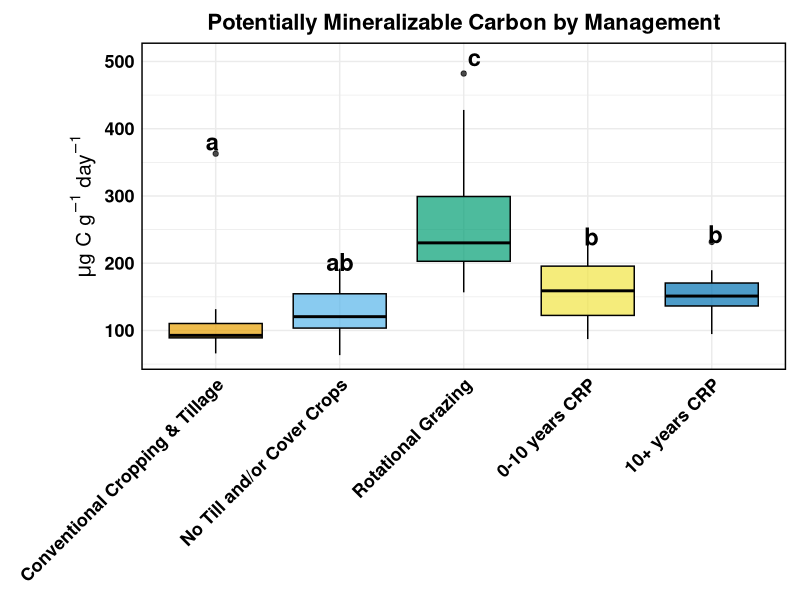
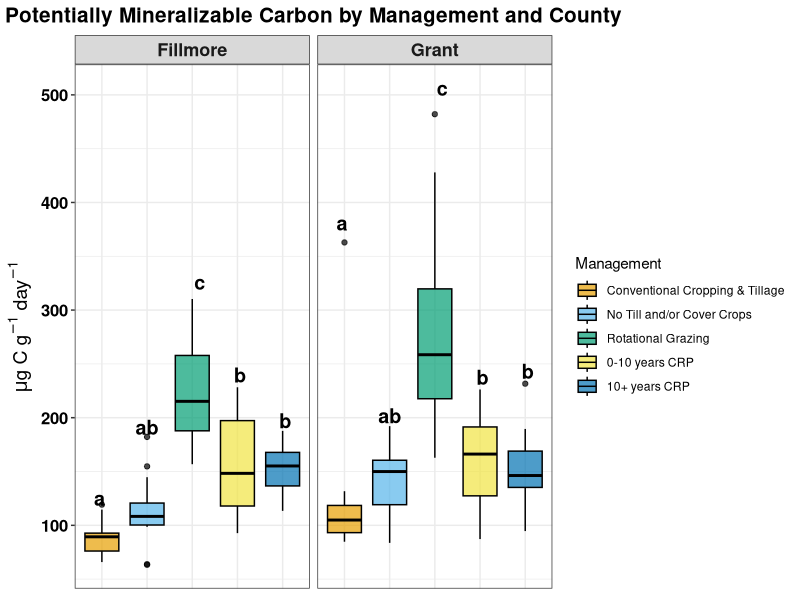
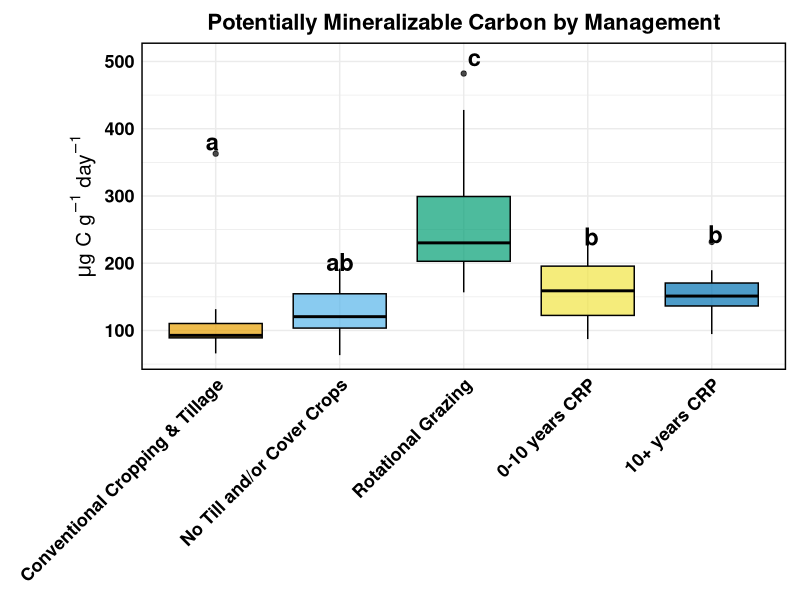
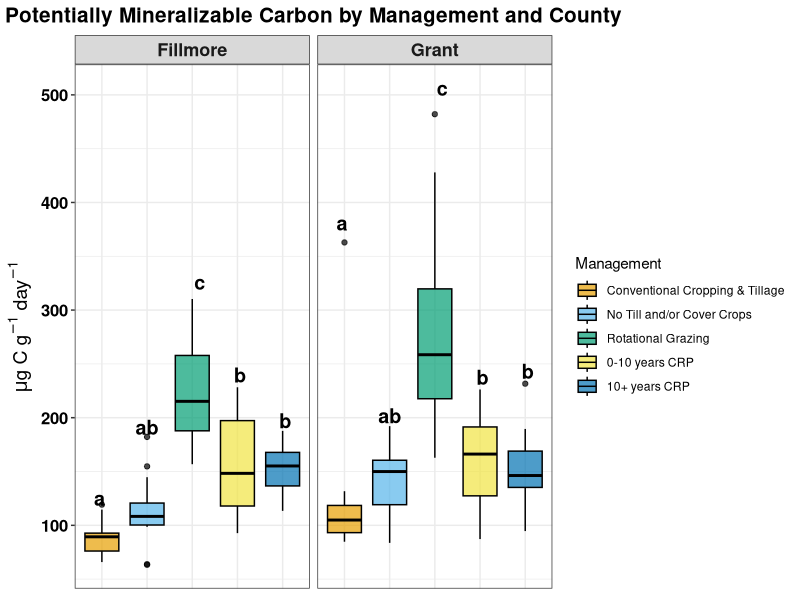

The R script that drew these images, in order:
# DRACE 2024 — PMC (Potentially Mineralizable Carbon)
library(dplyr)
library(lme4)
library(lmerTest)
library(emmeans)
library(multcomp)
library(ggplot2)

# PART 1 — Import, recode, and average the 3 reps per UID

pmc24 <- read.csv("PMC_DR2024_all_calcs_01July2025_complete.csv", stringsAsFactors = FALSE)

# Same abbreviation issue as ACE: "SH"/"RG" alongside spelled-out labels.
pmc24 <- pmc24 %>%
  mutate(type = recode(type, "SH" = "Soil_Health", "RG" = "Rotational_Grazing"))

# Average the 3 technical replicates per UID. na.rm = TRUE handles the
# few rows where one of the 3 reps came back NA (a failed reading),
# rather than discarding the whole UID.
pmc24_avg <- pmc24 %>%
  dplyr::rename(UID = sample.id, Farmer = farmer, Type = type) %>%
  group_by(UID, Farmer, Type) %>%
  summarise(ugC.g.day = mean(ugC.g.day, na.rm = TRUE), .groups = "drop")

# County isn't in this reduced table, but it's recoverable from the UID
# prefix (DRWI = Grant, DRMN = Fillmore), consistent with every other
# dataset in this project. Flagging this as inferred, not given directly.
pmc24_avg <- pmc24_avg %>%
  mutate(County = ifelse(grepl("^DRMN", UID), "Fillmore", "Grant"))

pmc24_avg$Type <- factor(
  pmc24_avg$Type,
  levels = c("Conventional", "Soil_Health", "Rotational_Grazing", "New_CRP", "Old_CRP")
)

# Same Field-ID fix as ACE/POXC: RLH_Inc and UW_AG each farm two
# different fields under two different management types.
pmc24_avg <- pmc24_avg %>%
  mutate(Field = paste(Farmer, Type, sep = "_"))

cat("UIDs after averaging:", nrow(pmc24_avg), "\n")
cat("Distinct fields:", n_distinct(pmc24_avg$Field), "(expect 31)\n")
stopifnot(n_distinct(pmc24_avg$Field) == 31)

# PART 2 — Mixed model
model_PMC     <- lmer(ugC.g.day ~ Type + (1 | Field), data = pmc24_avg)
model_PMC_log <- lmer(log(ugC.g.day) ~ Type + (1 | Field), data = pmc24_avg)

shapiro_raw <- shapiro.test(residuals(model_PMC))
shapiro_log <- shapiro.test(residuals(model_PMC_log))
cat("Shapiro-Wilk, raw-scale residuals:  p =", signif(shapiro_raw$p.value, 3), "\n")
cat("Shapiro-Wilk, log-scale residuals:  p =", signif(shapiro_log$p.value, 3), "\n")

use_log <- shapiro_log$p.value > shapiro_raw$p.value
final_model <- if (use_log) model_PMC_log else model_PMC
cat("Using", if (use_log) "LOG-transformed" else "RAW-scale", "model for inference.\n\n")

summary(final_model)
#emmeans
emm_PMC       <- emmeans(final_model, "Type")
emm_PMC_table <- summary(emm_PMC, type = "response")
cld_PMC       <- cld(emm_PMC, Letters = letters, adjust = "sidak")

print(emm_PMC_table)
print(cld_PMC)

mean_col <- if ("response" %in% names(emm_PMC_table)) "response" else "emmean"

PMC_summary <- as.data.frame(emm_PMC_table) %>%
  dplyr::select(Type, Mean = !!mean_col) %>%
  dplyr::left_join(
    as.data.frame(cld_PMC) %>% dplyr::select(Type, CLD = .group),
    by = "Type"
  )

print(PMC_summary)

## PART 3 — Plots

type_labels <- c(
  "Conventional"        = "Conventional Cropping & Tillage",
  "Soil_Health"         = "No Till and/or Cover Crops",
  "Rotational_Grazing"  = "Rotational Grazing",
  "New_CRP"             = "0-10 years CRP",
  "Old_CRP"             = "10+ years CRP"
)

fill_colors <- c(
  "Conventional"        = "#E69F00",
  "Soil_Health"         = "#56B4E9",
  "Rotational_Grazing"  = "#009E73",
  "New_CRP"             = "#F0E442",
  "Old_CRP"             = "#0072B2"
)

label_positions <- pmc24_avg %>%
  group_by(Type) %>%
  summarise(y_pos = max(ugC.g.day, na.rm = TRUE) * 1.05, .groups = "drop") %>%
  dplyr::left_join(PMC_summary %>% dplyr::select(Type, CLD), by = "Type")

p_overall <- ggplot(pmc24_avg, aes(x = Type, y = ugC.g.day, fill = Type)) +
  geom_boxplot(color = "black", alpha = 0.7) +
  geom_text(
    data = label_positions,
    aes(x = Type, y = y_pos, label = CLD),
    inherit.aes = FALSE, size = 6, fontface = "bold", color = "black"
  ) +
  scale_x_discrete(labels = type_labels) +
  scale_fill_manual(values = fill_colors, guide = "none") +
  labs(
    title = "Potentially Mineralizable Carbon by Management",
    x = NULL,
    y = expression(paste(mu, "g C g"^-1, " day"^-1))
  ) +
  theme_minimal() +
  theme(
    axis.text.x = element_text(angle = 45, hjust = 1, size = 13, face = "bold", color = "black"),
    axis.text.y = element_text(size = 13, face = "bold", color = "black"),
    axis.title.y = element_text(size = 15, face = "bold"),
    plot.title = element_text(size = 16, face = "bold", hjust = 0.5),
    panel.border = element_rect(color = "black", fill = NA, linewidth = 1),
    plot.margin = margin(t = 10, r = 10, b = 10, l = 50)
  )
print(p_overall)
ggsave("PMC_overall_boxplot.png", p_overall, width = 10, height = 7, dpi = 300)

label_positions_county <- pmc24_avg %>%
  group_by(County, Type) %>%
  summarise(y_pos = max(ugC.g.day, na.rm = TRUE) * 1.05, .groups = "drop") %>%
  dplyr::left_join(PMC_summary %>% dplyr::select(Type, CLD), by = "Type")

p_county <- ggplot(pmc24_avg, aes(x = Type, y = ugC.g.day, fill = Type)) +
  geom_boxplot(color = "black", alpha = 0.7) +
  geom_text(
    data = label_positions_county,
    aes(x = Type, y = y_pos, label = CLD),
    inherit.aes = FALSE, size = 5, fontface = "bold", color = "black"
  ) +
  facet_wrap(~ County) +
  scale_fill_manual(values = fill_colors, labels = type_labels, name = "Management") +
  labs(
    title = "Potentially Mineralizable Carbon by Management and County",
    x = NULL,
    y = expression(paste(mu, "g C g"^-1, " day"^-1))
  ) +
  theme_bw() +
  theme(
    axis.text.x = element_blank(),
    axis.ticks.x = element_blank(),
    axis.text.y = element_text(size = 12, face = "bold", color = "black"),
    axis.title.y = element_text(size = 14, face = "bold"),
    strip.text = element_text(size = 13, face = "bold"),
    plot.title = element_text(size = 15, face = "bold", hjust = 0.5)
  )
print(p_county)
ggsave("PMC_by_county_boxplot.png", p_county, width = 12, height = 7, dpi = 300)

cat("\nSaved PMC_overall_boxplot.png and PMC_by_county_boxplot.png\n")

# ---- Metadata export ----------------------------------------------------
anova_PMC <- anova(final_model)

PMC_meta <- as.data.frame(emm_PMC_table) %>%
  dplyr::rename(Mean = if ("response" %in% names(emm_PMC_table)) "response" else "emmean") %>%
  dplyr::left_join(
    as.data.frame(cld_PMC) %>% dplyr::select(Type, CLD = .group),
    by = "Type"
  ) %>%
  mutate(
    Metric         = "PMC",
    Scale          = if (use_log) "log" else "raw",
    Shapiro_raw_p  = signif(shapiro_raw$p.value, 3),
    Shapiro_log_p  = signif(shapiro_log$p.value, 3),
    LMM_F          = round(anova_PMC$`F value`[1], 3),
    LMM_p          = signif(anova_PMC$`Pr(>F)`[1], 3)
  ) %>%
  dplyr::select(Metric, Scale, Shapiro_raw_p, Shapiro_log_p,
                LMM_F, LMM_p, Type, Mean, CLD)

write.csv(PMC_meta, "PMC_metadata.csv", row.names = FALSE)
cat("Saved PMC_metadata.csv\n")
